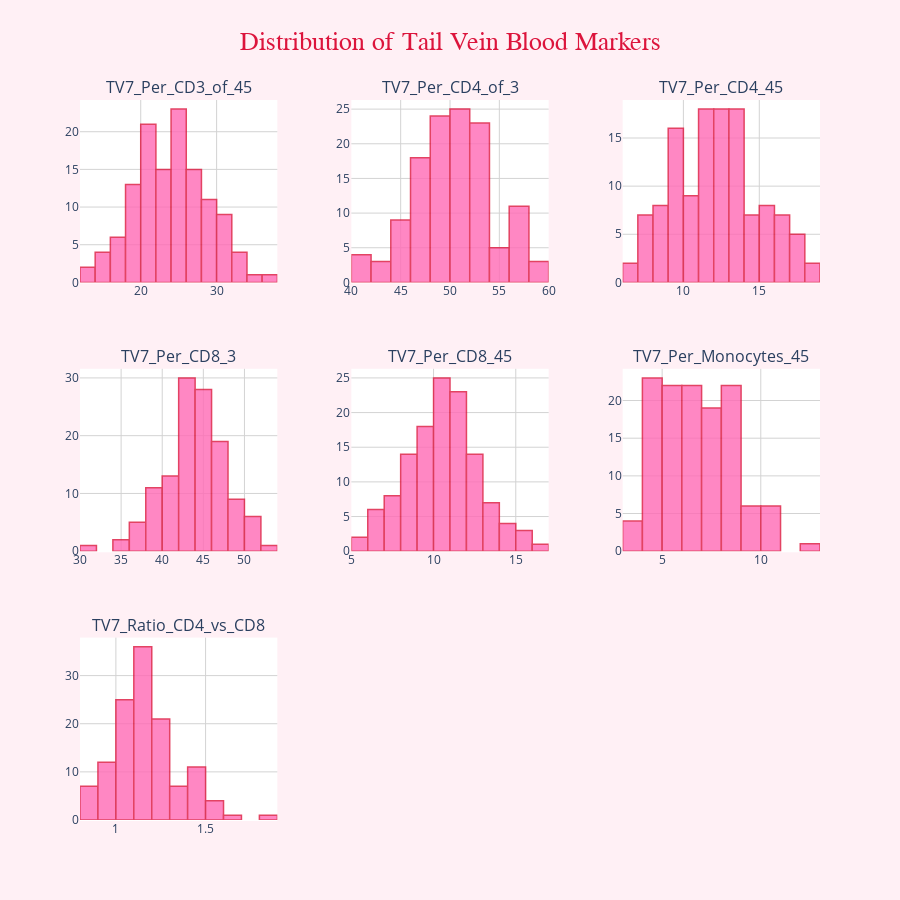

Notebook code for this chart:
### Markdown cell above
## histograms

### Code cell
if df is not None and len(numeric_cols) > 0:
    tv7_cols = [col for col in numeric_cols if 'TV7' in col] #PLOTLY STARTS COUNTING AT 1, NOT 0!
    
    n_cols = 3
    n_rows = (len(tv7_cols) + n_cols - 1) // n_cols
    
    fig = make_subplots(
        rows=n_rows, 
        cols=n_cols,
        subplot_titles=tv7_cols,
        vertical_spacing=0.12,
        horizontal_spacing=0.1
    )
    
    for idx, col in enumerate(tv7_cols):
        row = idx // n_cols + 1
        col_num = idx % n_cols + 1
        
        fig.add_trace(
            go.Histogram(
                x=df[col].dropna(),
                name=col,
                marker_color=COLORS['primary'],
                marker_line_color=COLORS['accent'],
                marker_line_width=1.5,
                opacity=0.8,
                showlegend=False
            ),
            row=row, col=col_num
        )
    
    fig.update_layout(
        title={
            'text': 'Distribution of Tail Vein Blood Markers',
            'font': {'size': 26, 'color': COLORS['accent'], 'family': 'Arial Black'},
            'x': 0.5,
            'xanchor': 'center'
        },
        height=300 * n_rows,
        showlegend=False,
        plot_bgcolor='white',
        paper_bgcolor=COLORS['background']
    )
    
    fig.update_xaxes(showgrid=True, gridcolor='lightgray')
    fig.update_yaxes(showgrid=True, gridcolor='lightgray')
    
    fig.write_html(f"{output_dir}/slide2_distributions.html")
    fig.show()

### Figure 1 — Plotly figure (JSON) as saved in the notebook; plotly's stock layout.template omitted (floating-point values rounded to 4 significant figures)
{"data": [{"marker": {"color": "#FF69B4", "line": {"color": "#DC143C", "width": 1.5}}, "name": "TV7_Per_CD3_of_45", "opacity": 0.8, "showlegend": false, "type": "histogram", "x": [25.8, 21.4, 32.7, 29.3, 20.6, 30.1, 24.2, 30.4, 20.5, 20.7, 23.0, 27.5, 33.9, 24.3, 20.4, 28.7, 25.9, 26.8, 14.2, 36.5, 27.6, 22.9, 24.5, 17.0, 23.5, 22.4, 34.8, 26.7, 30.8, 23.4, 26.4, 13.7, 27.5, 18.5, 24.3, 26.1, 20.1, 21.7, 27.9, 30.4, 24.8, 21.1, 31.9, 28.4, 19.0, 23.0, 28.0, 29.6, 24.6, 21.7, 29.4, 19.7, 29.0, 25.1, 29.5, 22.4, 25.4, 23.3, 26.8, 19.5, 21.4, 21.9, 19.3, 20.2, 30.5, 24.2, 16.2, 24.1, 18.7, 15.5, 25.2, 23.9, 25.0, 22.5, 19.9, 23.4, 23.3, 26.1, 14.9, 16.8, 21.0, 19.4, 21.3, 24.0, 18.7, 21.1, 25.3, 26.9, 26.8, 24.4, 21.9, 23.0, 32.2, 32.3, 28.5, 17.7, 27.3, 17.7, 24.2, 30.1, 18.1, 24.1, 23.9, 24.7, 25.6, 21.8, 24.8, 22.3, 20.5, 28.8, 27.9, 30.6, 24.7, 27.0, 30.0, 19.4, 21.2, 14.5, 20.6, 13.7, 16.9, 29.3, 19.2, 21.6, 18.8], "xaxis": "x", "yaxis": "y"}, {"marker": {"color": "#FF69B4", "line": {"color": "#DC143C", "width": 1.5}}, "name": "TV7_Per_CD4_of_3", "opacity": 0.8, "showlegend": false, "type": "histogram", "x": [46.9, 50.2, 45.9, 46.9, 44.8, 52.5, 47.7, 55.3, 40.6, 42.1, 47.8, 46.6, 51.5, 49.6, 41.2, 47.0, 49.8, 50.6, 45.4, 51.1, 48.8, 45.3, 51.0, 46.0, 48.0, 44.9, 51.5, 57.5, 52.3, 48.9, 47.8, 45.6, 48.3, 41.7, 48.3, 52.8, 49.3, 46.0, 50.0, 47.8, 52.7, 52.7, 56.4, 56.4, 48.9, 42.7, 53.9, 47.8, 51.2, 49.0, 53.3, 47.5, 55.0, 55.5, 58.3, 52.7, 51.2, 56.9, 52.9, 51.2, 50.7, 53.4, 49.9, 50.2, 57.8, 56.6, 53.3, 52.7, 53.2, 47.1, 52.3, 50.4, 56.0, 51.3, 49.3, 49.9, 46.8, 49.3, 48.9, 45.7, 52.7, 48.2, 47.9, 47.3, 47.8, 56.8, 52.9, 51.7, 55.9, 55.2, 56.6, 56.4, 50.5, 49.6, 52.6, 45.9, 48.1, 50.6, 49.1, 58.0, 51.7, 50.3, 47.7, 51.4, 48.2, 43.5, 49.6, 51.7, 44.0, 51.3, 52.3, 52.7, 50.3, 48.7, 53.5, 50.7, 49.6, 53.5, 57.3, 52.0, 49.8, 41.9, 51.1, 52.2, 59.2], "xaxis": "x2", "yaxis": "y2"}, {"marker": {"color": "#FF69B4", "line": {"color": "#DC143C", "width": 1.5}}, "name": "TV7_Per_CD4_45", "opacity": 0.8, "showlegend": false, "type": "histogram", "x": [12.1, 10.8, 15.0, 13.7, 9.25, 15.8, 11.6, 16.8, 8.33, 8.73, 11.0, 12.8, 17.5, 12.1, 8.42, 13.5, 12.9, 13.6, 6.43, 18.7, 13.5, 10.4, 12.5, 7.79, 11.3, 10.1, 17.9, 15.3, 16.1, 11.5, 12.6, 6.25, 13.3, 7.71, 11.8, 13.8, 9.92, 9.98, 14.0, 14.5, 13.0, 11.1, 18.0, 16.0, 9.29, 9.8, 15.1, 14.1, 12.6, 10.6, 15.6, 9.37, 15.9, 13.9, 17.2, 11.8, 13.0, 13.3, 14.2, 9.96, 10.9, 11.7, 9.64, 10.2, 17.6, 13.7, 8.62, 12.7, 9.96, 7.28, 13.2, 12.0, 14.0, 11.5, 9.8, 11.7, 10.9, 12.9, 7.27, 7.65, 11.1, 9.35, 10.2, 11.4, 8.96, 12.0, 13.4, 13.9, 15.0, 13.5, 12.4, 13.0, 16.2, 16.0, 15.0, 8.12, 13.2, 8.93, 11.9, 17.4, 9.38, 12.1, 11.4, 12.7, 12.4, 9.48, 12.3, 11.5, 9.03, 14.8, 14.6, 16.1, 12.4, 13.1, 16.1, 9.86, 10.5, 7.74, 11.8, 7.12, 8.43, 12.3, 9.84, 11.2, 11.1], "xaxis": "x3", "yaxis": "y3"}, {"marker": {"color": "#FF69B4", "line": {"color": "#DC143C", "width": 1.5}}, "name": "TV7_Per_CD8_3", "opacity": 0.8, "showlegend": false, "type": "histogram", "x": [46.0, 43.0, 47.7, 46.3, 46.8, 42.2, 44.3, 40.3, 50.0, 50.2, 46.9, 47.1, 42.7, 45.1, 50.2, 45.9, 45.1, 43.1, 36.8, 44.4, 46.5, 47.0, 44.0, 48.6, 47.9, 49.7, 44.1, 30.9, 43.0, 45.6, 47.6, 47.6, 48.0, 51.0, 48.1, 42.5, 40.7, 48.1, 43.8, 48.6, 36.6, 36.0, 39.7, 40.9, 44.3, 50.9, 40.1, 48.4, 42.8, 46.5, 42.2, 43.1, 42.1, 39.8, 38.8, 35.5, 44.4, 39.6, 43.5, 43.6, 44.6, 41.9, 45.3, 39.3, 38.5, 40.2, 34.6, 44.7, 42.0, 42.9, 44.9, 45.5, 39.8, 45.2, 47.0, 45.8, 46.0, 44.7, 42.0, 48.1, 43.3, 47.7, 42.4, 45.5, 46.3, 38.3, 43.4, 40.2, 41.0, 42.0, 38.3, 40.2, 46.3, 47.3, 43.3, 40.0, 45.8, 44.1, 44.8, 38.6, 40.5, 43.5, 48.1, 43.3, 47.3, 50.2, 44.3, 42.7, 52.4, 45.7, 44.0, 43.8, 45.6, 45.6, 41.4, 43.3, 43.7, 41.5, 38.9, 44.1, 43.9, 36.7, 43.1, 42.8, 36.6], "xaxis": "x4", "yaxis": "y4"}, {"marker": {"color": "#FF69B4", "line": {"color": "#DC143C", "width": 1.5}}, "name": "TV7_Per_CD8_45", "opacity": 0.8, "showlegend": false, "type": "histogram", "x": [11.9, 9.21, 15.6, 13.6, 9.66, 12.7, 10.8, 12.3, 10.3, 10.4, 10.8, 13.0, 14.5, 11.0, 10.3, 13.2, 11.7, 11.6, 5.21, 16.2, 12.8, 10.8, 10.8, 8.24, 11.2, 11.1, 15.3, 8.24, 13.3, 10.7, 12.6, 6.52, 13.2, 9.43, 11.7, 11.1, 8.19, 10.4, 12.2, 14.8, 9.06, 7.61, 12.6, 11.6, 8.43, 11.7, 11.2, 14.3, 10.5, 10.1, 12.4, 8.51, 12.2, 9.98, 11.4, 7.97, 11.3, 9.22, 11.7, 8.49, 9.55, 9.17, 8.74, 7.93, 11.7, 9.72, 5.59, 10.8, 7.87, 6.64, 11.3, 10.9, 9.94, 10.2, 9.34, 10.7, 10.7, 11.7, 6.25, 8.06, 9.11, 9.25, 9.05, 10.9, 8.67, 8.08, 11.0, 10.8, 11.0, 10.2, 8.4, 9.25, 14.9, 15.3, 12.3, 7.08, 12.5, 7.79, 10.9, 11.6, 7.36, 10.5, 11.5, 10.7, 12.1, 10.9, 11.0, 9.52, 10.8, 13.1, 12.3, 13.4, 11.3, 12.3, 12.4, 8.42, 9.26, 6.0, 8.01, 6.04, 7.44, 10.7, 8.29, 9.22, 6.87], "xaxis": "x5", "yaxis": "y5"}, {"marker": {"color": "#FF69B4", "line": {"color": "#DC143C", "width": 1.5}}, "name": "TV7_Per_Monocytes_45", "opacity": 0.8, "showlegend": false, "type": "histogram", "x": [10.4, 7.52, 7.32, 7.43, 8.22, 8.9, 7.11, 10.4, 9.91, 10.7, 6.23, 4.97, 6.98, 7.09, 10.0, 8.49, 5.45, 4.93, 8.59, 7.01, 6.04, 8.61, 6.43, 5.44, 4.34, 5.52, 6.76, 10.4, 6.8, 5.73, 4.44, 8.01, 4.42, 9.8, 5.72, 6.63, 7.65, 4.83, 5.98, 7.0, 9.73, 4.98, 7.84, 5.89, 5.39, 8.58, 6.02, 8.04, 6.22, 6.27, 8.9, 6.8, 4.83, 4.53, 5.36, 7.22, 5.3, 6.37, 6.27, 8.83, 6.06, 4.28, 8.25, 5.99, 7.49, 5.73, 6.86, 5.67, 4.13, 3.57, 5.73, 5.36, 4.07, 4.92, 4.81, 4.32, 7.38, 10.6, 8.88, 7.32, 4.94, 4.98, 9.03, 3.88, 4.03, 5.19, 5.77, 8.31, 5.72, 8.2, 7.61, 7.63, 8.98, 6.5, 8.07, 8.1, 7.0, 7.12, 6.37, 4.68, 9.49, 9.2, 8.93, 6.81, 6.82, 4.85, 5.31, 5.5, 5.62, 4.36, 3.62, 4.92, 4.65, 6.44, 3.44, 6.78, 7.92, 8.73, 12.1, 8.17, 6.26, 7.85, 8.1, 8.11, 5.16], "xaxis": "x6", "yaxis": "y6"}, {"marker": {"color": "#FF69B4", "line": {"color": "#DC143C", "width": 1.5}}, "name": "TV7_Ratio_CD4_vs_CD8", "opacity": 0.8, "showlegend": false, "type": "histogram", "x": [1.02, 1.169, 0.9632, 1.013, 0.958, 1.243, 1.075, 1.372, 0.8107, 0.8392, 1.019, 0.9876, 1.207, 1.1, 0.8206, 1.023, 1.104, 1.173, 1.234, 1.15, 1.05, 0.9643, 1.16, 0.9459, 1.004, 0.9041, 1.168, 1.86, 1.215, 1.074, 1.004, 0.9592, 1.006, 0.8172, 1.005, 1.244, 1.212, 0.9563, 1.14, 0.9843, 1.439, 1.465, 1.422, 1.378, 1.103, 0.8381, 1.345, 0.9874, 1.194, 1.054, 1.259, 1.102, 1.308, 1.395, 1.503, 1.483, 1.153, 1.439, 1.216, 1.172, 1.138, 1.275, 1.103, 1.28, 1.501, 1.41, 1.542, 1.178, 1.266, 1.097, 1.166, 1.107, 1.408, 1.134, 1.049, 1.089, 1.018, 1.104, 1.164, 0.9491, 1.216, 1.011, 1.13, 1.04, 1.033, 1.485, 1.219, 1.287, 1.364, 1.314, 1.477, 1.403, 1.089, 1.049, 1.216, 1.147, 1.049, 1.147, 1.097, 1.501, 1.275, 1.158, 0.9929, 1.185, 1.02, 0.8673, 1.119, 1.211, 0.8386, 1.123, 1.189, 1.203, 1.103, 1.066, 1.292, 1.172, 1.134, 1.29, 1.473, 1.179, 1.133, 1.15, 1.187, 1.215, 1.616], "xaxis": "x7", "yaxis": "y7"}], "layout": {"annotations": [{"font": {"size": 16}, "showarrow": false, "text": "TV7_Per_CD3_of_45", "x": 0.1333, "xanchor": "center", "xref": "paper", "y": 1, "yanchor": "bottom", "yref": "paper"}, {"font": {"size": 16}, "showarrow": false, "text": "TV7_Per_CD4_of_3", "x": 0.5, "xanchor": "center", "xref": "paper", "y": 1, "yanchor": "bottom", "yref": "paper"}, {"font": {"size": 16}, "showarrow": false, "text": "TV7_Per_CD4_45", "x": 0.8667, "xanchor": "center", "xref": "paper", "y": 1, "yanchor": "bottom", "yref": "paper"}, {"font": {"size": 16}, "showarrow": false, "text": "TV7_Per_CD8_3", "x": 0.1333, "xanchor": "center", "xref": "paper", "y": 0.6267, "yanchor": "bottom", "yref": "paper"}, {"font": {"size": 16}, "showarrow": false, "text": "TV7_Per_CD8_45", "x": 0.5, "xanchor": "center", "xref": "paper", "y": 0.6267, "yanchor": "bottom", "yref": "paper"}, {"font": {"size": 16}, "showarrow": false, "text": "TV7_Per_Monocytes_45", "x": 0.8667, "xanchor": "center", "xref": "paper", "y": 0.6267, "yanchor": "bottom", "yref": "paper"}, {"font": {"size": 16}, "showarrow": false, "text": "TV7_Ratio_CD4_vs_CD8", "x": 0.1333, "xanchor": "center", "xref": "paper", "y": 0.2533, "yanchor": "bottom", "yref": "paper"}], "height": 900, "paper_bgcolor": "#FFF0F5", "plot_bgcolor": "white", "showlegend": false, "title": {"font": {"color": "#DC143C", "family": "Arial Black", "size": 26}, "text": "Distribution of Tail Vein Blood Markers", "x": 0.5, "xanchor": "center"}, "xaxis": {"anchor": "y", "domain": [0, 0.2667], "gridcolor": "lightgray", "showgrid": true}, "xaxis2": {"anchor": "y2", "domain": [0.3667, 0.6333], "gridcolor": "lightgray", "showgrid": true}, "xaxis3": {"anchor": "y3", "domain": [0.7333, 1], "gridcolor": "lightgray", "showgrid": true}, "xaxis4": {"anchor": "y4", "domain": [0, 0.2667], "gridcolor": "lightgray", "showgrid": true}, "xaxis5": {"anchor": "y5", "domain": [0.3667, 0.6333], "gridcolor": "lightgray", "showgrid": true}, "xaxis6": {"anchor": "y6", "domain": [0.7333, 1], "gridcolor": "lightgray", "showgrid": true}, "xaxis7": {"anchor": "y7", "domain": [0, 0.2667], "gridcolor": "lightgray", "showgrid": true}, "xaxis8": {"anchor": "y8", "domain": [0.3667, 0.6333], "gridcolor": "lightgray", "showgrid": true}, "xaxis9": {"anchor": "y9", "domain": [0.7333, 1], "gridcolor": "lightgray", "showgrid": true}, "yaxis": {"anchor": "x", "domain": [0.7467, 1], "gridcolor": "lightgray", "showgrid": true}, "yaxis2": {"anchor": "x2", "domain": [0.7467, 1], "gridcolor": "lightgray", "showgrid": true}, "yaxis3": {"anchor": "x3", "domain": [0.7467, 1], "gridcolor": "lightgray", "showgrid": true}, "yaxis4": {"anchor": "x4", "domain": [0.3733, 0.6267], "gridcolor": "lightgray", "showgrid": true}, "yaxis5": {"anchor": "x5", "domain": [0.3733, 0.6267], "gridcolor": "lightgray", "showgrid": true}, "yaxis6": {"anchor": "x6", "domain": [0.3733, 0.6267], "gridcolor": "lightgray", "showgrid": true}, "yaxis7": {"anchor": "x7", "domain": [0, 0.2533], "gridcolor": "lightgray", "showgrid": true}, "yaxis8": {"anchor": "x8", "domain": [0, 0.2533], "gridcolor": "lightgray", "showgrid": true}, "yaxis9": {"anchor": "x9", "domain": [0, 0.2533], "gridcolor": "lightgray", "showgrid": true}}}
